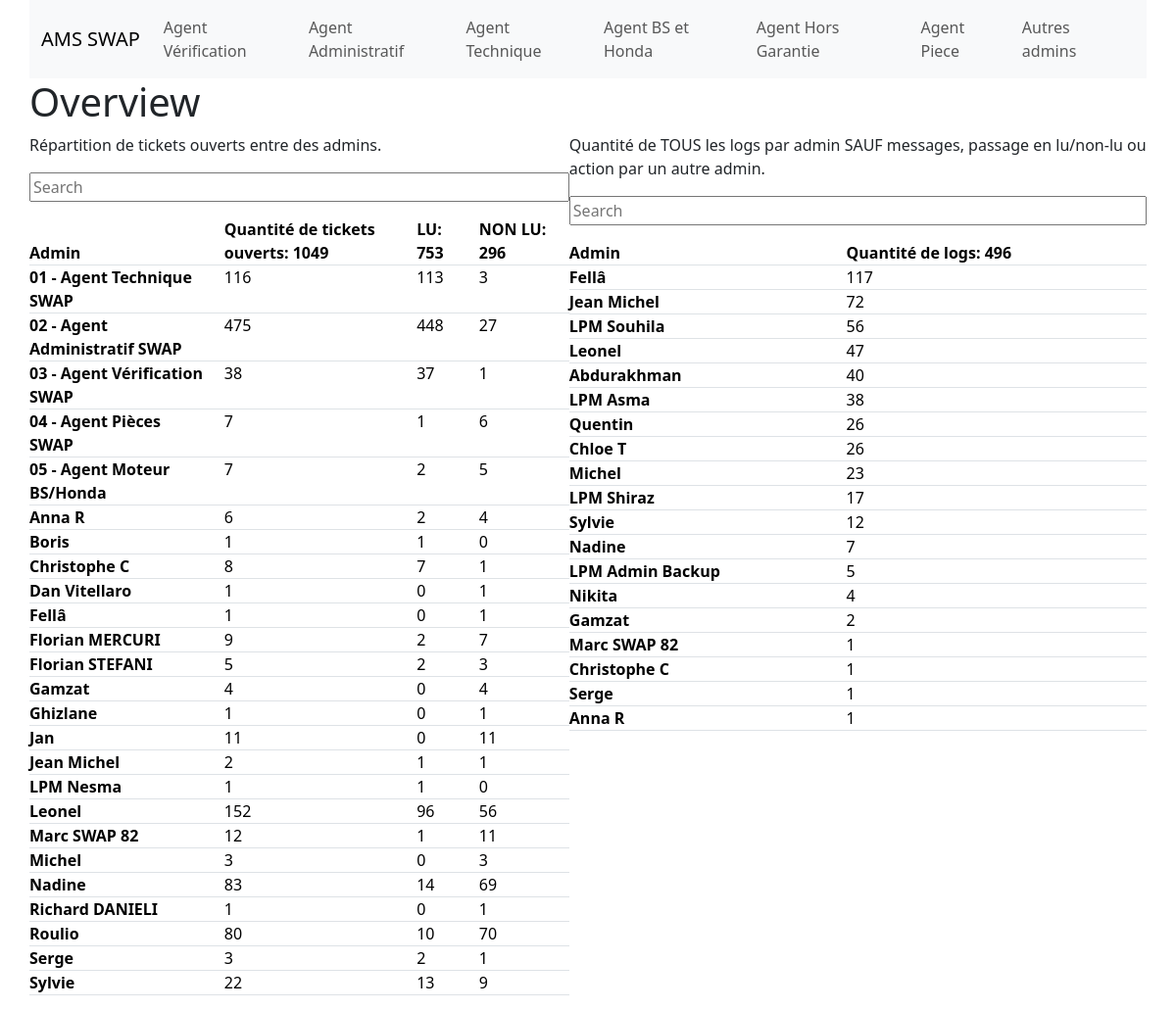
The page / on the database its author committed.
### tables this page shows
CREATE TABLE "tickets" (
"id" INTEGER,
  "creation_date" TEXT,
  "last_log_time" TEXT,
  "ref" TEXT,
  "id_arbo" INTEGER,
  "marque" TEXT,
  "id_status" INTEGER,
  "status" TEXT,
  "contrat" TEXT,
  "type_ticket" TEXT,
  "ticket_admin" TEXT,
  "read" INTEGER,
  "distributeur" TEXT,
  "station" TEXT,
  "code_barres" REAL,
  "date_achat" TEXT,
  "ticket_total_log_count" INTEGER,
  "ticket_log_count_today" INTEGER
);

CREATE TABLE "logs" (
"log_admin" TEXT,
  "logs_qty" INTEGER
);

### app.py (the view)
@app.route('/')
def index():
    try:
        db, cursor = get_db()
        cursor.execute("SELECT ticket_admin, COUNT(id) as total_tickets, COUNT(CASE WHEN read = 1 THEN id END) AS lu, COUNT(CASE WHEN read = 0 THEN id END) AS non_lu, SUM(id) as ticket_qty_sum, SUM(CASE WHEN read = 1 THEN id END) AS sum_lu, SUM(CASE WHEN read = 0 THEN id END) AS sum_non_lu FROM tickets GROUP BY ticket_admin")
        rows = cursor.fetchall()
        openTicketList = []
        total_sum = 0
        total_lu = 0
        total_non_lu = 0
        for row in rows:
            total_sum += row[1]
            total_lu += row[2]
            total_non_lu += row[3]
            ticket_data = {'ticket_admin': row[0], 'total_tickets': row[1], 'lu': row[2], 'non_lu': row[3]}
            openTicketList.append(ticket_data)
        cursor.execute("SELECT log_admin, logs_qty FROM logs")
        rows = cursor.fetchall()
        openTicketList2 = []
        logs_sum = 0
        for row in rows:
            logs_sum += row[1]
            ticket_data = {'log_admin': row[0], 'logs_qty': row[1]}
            openTicketList2.append(ticket_data)
        return render_template('index.html',
                            openTicketList=openTicketList,
                            openTicketList2=openTicketList2,
                            total_sum=total_sum,total_lu=total_lu,total_non_lu=total_non_lu,
                            logs_sum=logs_sum)
    except Exception as e:
        logging.exception("An error occurred in the 'index' route: %s", str(e))
        return render_template('error.html', error_message=str(e))

### app.py (called while the page is built)
def get_db():
    if 'db' not in g:
        g.db = sqlite3.connect(DATABASE)
        g.cursor = g.db.cursor()
    return g.db, g.cursor

@app.before_request
def before_request():
    get_db()

@app.teardown_request
def teardown_request(exception=None):
    close_db()

### templates/index.html (shortened to what this page needs)
{% extends "layout.html" %}
      {% block main %}
      <form action="/index">
        <section>
          <h1>Overview</h1>
          <section>
            <div class="tab-content" id="myTabContent">
                <div class="tab-pane fade show active" id="main-tab-pane" role="tabpanel" aria-labelledby="main-tab" tabindex="0">
                  <div class="side_by_side">
                    <div class="index_table">
                      <p> Répartition de tickets ouverts entre des admins. </p>
                      <div>
                        <input class="searchInput input-group mb-3" data-table-id="sortableTable1" type="search" placeholder="Search" aria-label="Search" aria-target="sortableTable1">
                      </div>
                      <table class="table sortTable table-responsive" id="sortableTable1">
                        <thead>
                          <tr>
                            <th scope="col">Admin</th>
                            <th scope="col" data-type="number">Quantité de tickets ouverts: {{ total_sum }}</th>
                            <th scope="col" data-type="number">LU: {{ total_lu }} </th>
                            <th scope="col" data-type="number">NON LU: {{ total_non_lu }}</th>
                          </tr>
                        </thead>
                        <tbody>
                          {% for ticket in openTicketList %}
                            <tr>
                              <th scope="row">{{ ticket['ticket_admin'] }}</th>
                              <td>{{ ticket['total_tickets'] }}</td>
                              <td>{{ ticket['lu'] }}</td>
                              <td>{{ ticket['non_lu'] }}</td>
                            </tr>
                          {% endfor %}
                        </tbody>
                      </table>
                    </div>
                    <div class="index_table">
                      <p> Quantité de TOUS les logs par admin SAUF messages, passage en lu/non-lu ou action par un autre admin. </p>
                      <div>
                        <input class="searchInput input-group mb-3" data-table-id="sortableTable2" type="search" placeholder="Search" aria-label="Search" aria-target="sortableTable2">
                      </div>
                      <table class="table sortTable table-responsive" id="sortableTable2">
                        <thead>
                          <tr>
                            <th scope="col">Admin</th>
                            <th scope="col" data-type="number">Quantité de logs: {{ logs_sum }}</th>
                          </tr>
                        </thead>
                        <tbody>
                          {% for ticket in openTicketList2 %}
                            <tr>
                              <th scope="row">{{ ticket['log_admin'] }}</th>
                              <td>{{ ticket['logs_qty'] }}</td>
                            </tr>
                          {% endfor %}
                        </tbody>
                      </table>
                    </div>
                  </div>
                </div>
            </div>
        </section>
        </section>
      {% endblock %}

### templates/layout.html (shortened to what this page needs)
<!DOCTYPE html>
<html lang="en">
    <head>
        <link href="https://cdn.jsdelivr.net/npm/bootstrap@5.3.2/dist/css/bootstrap.min.css" rel="stylesheet">
        <link href="/static/css/styles.css" rel="stylesheet">
    </head>
    <body>
        <nav class="navbar navbar-expand-lg bg-body-tertiary">
            <div class="container-fluid">
              <a class="navbar-brand" href="/">AMS SWAP</a>
              <div class="collapse navbar-collapse" id="navbarSupportedContent">
                <ul class="navbar-nav me-auto mb-2 mb-lg-0">
                  <li class="nav-item">
                    <a class="nav-link" aria-current="page" href="agent_v">Agent Vérification</a>
                  </li>
                  <li class="nav-item">
                    <a class="nav-link" aria-current="page" href="agent_a">Agent Administratif</a>
                  </li>
                  <li class="nav-item">
                    <a class="nav-link" aria-current="page" href="agent_t">Agent Technique</a>
                  </li>
                  <li class="nav-item">
                    <a class="nav-link" aria-current="page" href="agent_m">Agent BS et Honda</a>
                  </li>
                  <li class="nav-item">
                    <a class="nav-link" aria-current="page" href="agent_hg">Agent Hors Garantie</a>
                  </li>
                  <li class="nav-item">
                    <a class="nav-link" aria-current="page" href="agent_p">Agent Piece</a>
                  </li>
                  <li class="nav-item">
                    <a class="nav-link" aria-current="page" href="autres_agents">Autres admins</a>
                  </li>
                </ul>
              </div>
            </div>
        </nav>
        <main>
            {% block main %}{% endblock %}
        </main>
    </body>
</html>

### static/css/styles.css (style rules this page uses)
ul { list-style-type: none; margin-block-end:0; }
html { margin: auto; width: 95%; }
.table>:not(caption)>*>* { padding: 0 0; padding-right: 20px; }
th { cursor: pointer; }
.side_by_side { display: flex; justify-content: left; }
.index_table { margin-right: auto; }

### rows shown on the page
tickets: ticket_admin "Boris", total_tickets "1", lu "1", non_lu "0"
tickets: ticket_admin "Dan Vitellaro", total_tickets "1", lu "0", non_lu "1"
tickets: ticket_admin "Fellâ", total_tickets "1", lu "0", non_lu "1"
tickets: ticket_admin "Gamzat", total_tickets "4", lu "0", non_lu "4"
tickets: ticket_admin "Ghizlane", total_tickets "1", lu "0", non_lu "1"
tickets: ticket_admin "Jan", total_tickets "11", lu "0", non_lu "11"
tickets: ticket_admin "Jean Michel", total_tickets "2", lu "1", non_lu "1"
tickets: ticket_admin "LPM Nesma", total_tickets "1", lu "1", non_lu "0"
tickets: ticket_admin "Michel", total_tickets "3", lu "0", non_lu "3"
tickets: ticket_admin "Richard DANIELI", total_tickets "1", lu "0", non_lu "1"
tickets: ticket_admin "Serge", total_tickets "3", lu "2", non_lu "1"
logs: log_admin "Fellâ", logs_qty "117"
logs: log_admin "Jean Michel", logs_qty "72"
logs: log_admin "LPM Souhila", logs_qty "56"
logs: log_admin "Leonel", logs_qty "47"
logs: log_admin "Abdurakhman", logs_qty "40"
logs: log_admin "LPM Asma", logs_qty "38"
logs: log_admin "Quentin", logs_qty "26"
logs: log_admin "Chloe T", logs_qty "26"
logs: log_admin "Michel", logs_qty "23"
logs: log_admin "LPM Shiraz", logs_qty "17"
logs: log_admin "Sylvie", logs_qty "12"
logs: log_admin "Nadine", logs_qty "7"
logs: log_admin "LPM Admin Backup", logs_qty "5"
logs: log_admin "Nikita", logs_qty "4"
logs: log_admin "Gamzat", logs_qty "2"
logs: log_admin "Marc SWAP 82", logs_qty "1"
logs: log_admin "Christophe C", logs_qty "1"
logs: log_admin "Serge", logs_qty "1"
logs: log_admin "Anna R", logs_qty "1"

### other values the page prints
{{ total_sum }} "1049"
{{ total_lu }} "753"
{{ total_non_lu }} "296"
{{ ticket['ticket_admin'] }} "01 - Agent Technique SWAP" "02 - Agent Administratif SWAP" "03 - Agent Vérification SWAP" "04 - Agent Pièces SWAP" "05 - Agent Moteur BS/Honda" "Anna R" "Christophe C" "Florian MERCURI" "Florian STEFANI" "Leonel" "Marc SWAP 82" "Nadine" "Roulio" "Sylvie"
{{ ticket['total_tickets'] }} "116" "475" "38" "7" "7" "6" "8" "9" "5" "152" "12" "83" "80" "22"
{{ ticket['lu'] }} "113" "448" "37" "1" "2" "2" "7" "2" "2" "96" "1" "14" "10" "13"
{{ ticket['non_lu'] }} "3" "27" "1" "6" "5" "4" "1" "7" "3" "56" "11" "69" "70" "9"
{{ logs_sum }} "496"
